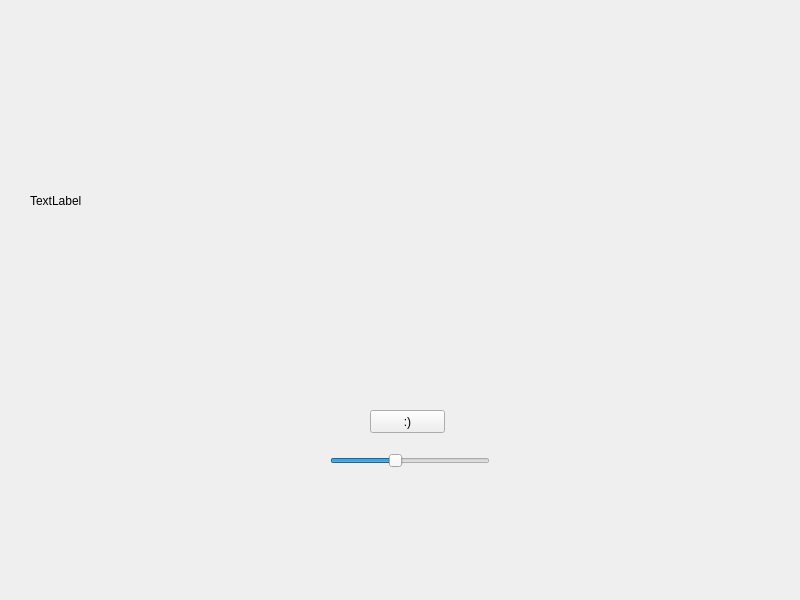
<?xml version="1.0" encoding="UTF-8"?>
<ui version="4.0">
 <class>MainWindow</class>
 <widget class="QMainWindow" name="MainWindow">
  <property name="geometry">
   <rect>
    <x>0</x>
    <y>0</y>
    <width>800</width>
    <height>600</height>
   </rect>
  </property>
  <property name="windowTitle">
   <string>MainWindow</string>
  </property>
  <widget class="QWidget" name="centralwidget">
   <widget class="QPushButton" name="btn">
    <property name="geometry">
     <rect>
      <x>370</x>
      <y>410</y>
      <width>75</width>
      <height>23</height>
     </rect>
    </property>
    <property name="text">
     <string>:)</string>
    </property>
   </widget>
   <widget class="QSlider" name="slider">
    <property name="geometry">
     <rect>
      <x>330</x>
      <y>450</y>
      <width>160</width>
      <height>22</height>
     </rect>
    </property>
    <property name="minimum">
     <number>0</number>
    </property>
    <property name="maximum">
     <number>5</number>
    </property>
    <property name="pageStep">
     <number>2</number>
    </property>
    <property name="value">
     <number>2</number>
    </property>
    <property name="orientation">
     <enum>Qt::Horizontal</enum>
    </property>
   </widget>
   <widget class="QLabel" name="label">
    <property name="geometry">
     <rect>
      <x>30</x>
      <y>20</y>
      <width>731</width>
      <height>361</height>
     </rect>
    </property>
    <property name="text">
     <string>TextLabel</string>
    </property>
   </widget>
  </widget>
 </widget>
 <resources/>
 <connections/>
</ui>
